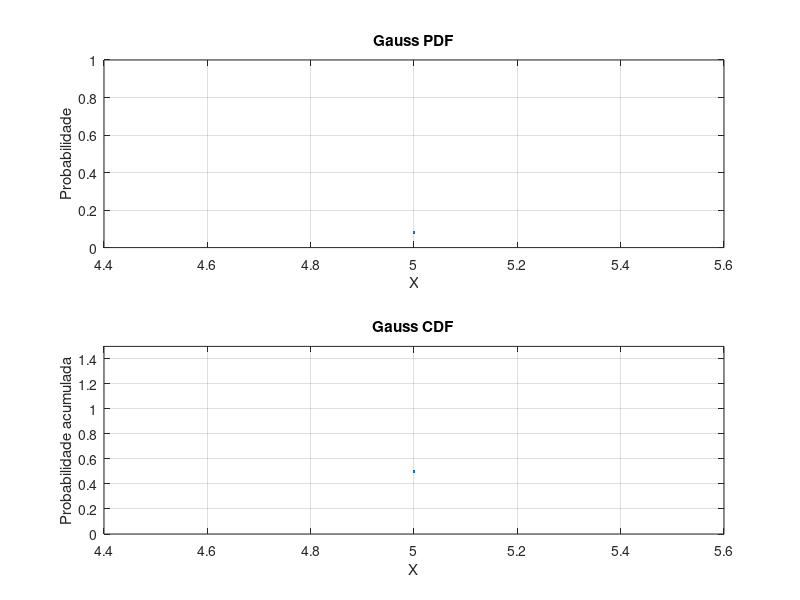

MATLAB code to generate this figure:
clear
clc

function f = gausspdf(mu, sigma, x)
  f = exp(-(x - mu).^2 / (2 * sigma^2)) / sqrt(2 * pi * sigma^2);
end

function f = gausscdf(mu, sigma, x)
  f = 0.5 * (1 + erf((x - mu) / (sigma * sqrt(2))));
end

function x = gaussrv(mu, sigma, m)
  x = mu + (sigma * randn(m, 1));
end

% Input:
a = input('Digite o limite inferior: '); % Limite inferior da distribuição
b = input('Digite o limite superior: '); % Limite superior da distribuição
mu = input('Informe o parâmetro mu (inteiro positivo): ');
sigma = input('Informe a probabilidade sigma (entre 0 e 1): ');
%m = input('Informe o número de amostras (m): ');
%x = gaussrv(mu, sigma, m);
x = a : 0.1 : b;

%fid = fopen('dados.txt','r');
%x = fscanf(fid, '%d');
%fclose(fid);

% Calcular PDF e CDF
valores_pdf = gausspdf(mu, sigma, x);
valores_cdf = gausscdf(mu, sigma, x);

% Output:
% GaussPDF
subplot(2,1,1);
plot(x, valores_pdf, 'LineWidth', 2);
title('Gauss PDF');
xlabel('X');
ylabel('Probabilidade');
ylim([0, 1]);
%xticks(x);
grid on;

% GausslCDF
subplot(2,1,2);
plot(x, valores_cdf, 'LineWidth', 2);
title('Gauss CDF');
xlabel('X');
ylabel('Probabilidade acumulada');
ylim([0, 1.5]);
%xticks(x);
grid on;
